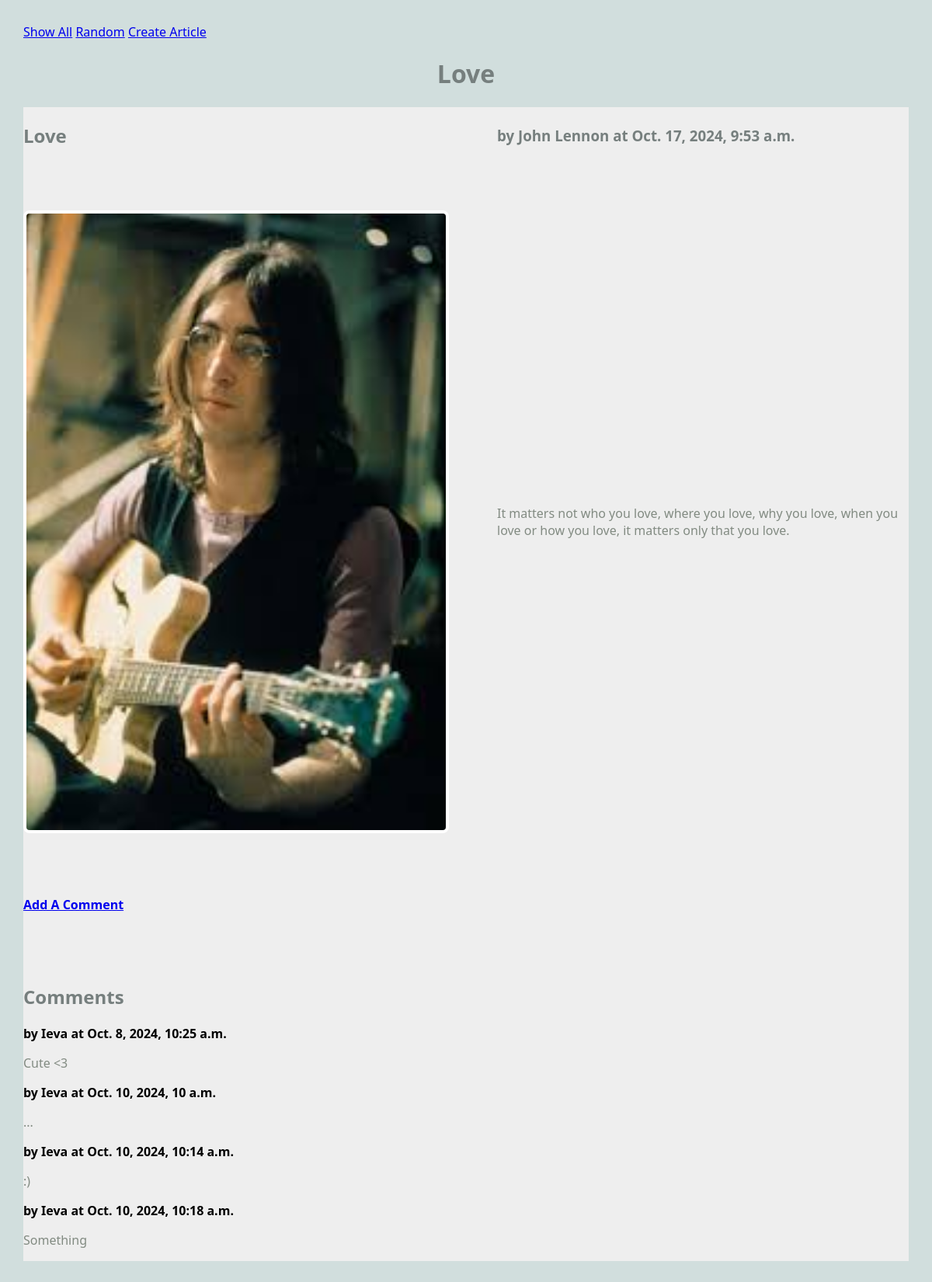
Screenshot of /blog/article/2 with the database file from the repository.
### blog/models.py (models this page shows, shortened)
class Article(models.Model):
    title = models.TextField(blank=False)
    author =  models.TextField(blank=False)
    text =  models.TextField(blank=False)
    published = models.DateTimeField(auto_now=True)
    image_file = models.ImageField(blank=True)
    def get_comments(self):
        comments = Comment.objects.filter(article=self)
        return comments

class Comment(models.Model):
    article = models.ForeignKey("Article", on_delete=models.CASCADE) ## foreign key specification
    author =  models.TextField(blank=False)
    text =  models.TextField(blank=False)
    published = models.DateTimeField(auto_now=True)

### blog/views.py (the view)
# urls.py: path(r'article/<int:pk>', views.ArticleView.as_view(), name="article"),
class ArticleView(DetailView):
    model = Article
    template_name = 'blog/article.html'
    context_object_name = "article"

### blog/templates/blog/article.html
{% extends 'blog/base.html' %}
{% block content %}
<h1 style="display:flex; justify-content: center;">{{article.title}}</h1>
<main class="grid-container">
    <article class="featured">
        <h2>{{article.title}}</h2>
        <h3>by {{article.author}} at {{article.published}}</h3>
        {% if article.image_file.url %}
        <img src="{{article.image_file.url}}" alt="{{article.image_file.url}}">
        {% endif %}
        <p>
            {{article.text}}
        </p>
        <h4>
            <a href="{% url 'create_comment' article.pk %}">Add A Comment</a>
        </h4>
    </article>
    <div>
        <h2>Comments</h2>
        {% if article.get_comments %}
            {% for c in article.get_comments %}
                <div>
                    <strong>by {{c.author}} at {{c.published}}</strong>
                    <p>
                        {{c.text}}
                    </p>
                </div>
            {% endfor %}
        {% else %}
            <div>
                 <h3>No Comments.</h3>
            </div>
        {% endif %}
    </div>
</main>
{% endblock %}

### static/styles-blog.css (style rules this page uses)
body { margin: 30px; background: #d1dedd; font-family:'Segoe UI', Tahoma, Geneva, Verdana, sans-serif; }
h1, h2, h3 { color: #767f7e; }
p { color: #828b82; }
.grid-container { background: #eee; max-width: 900px; display: grid; grid-template-columns: repeat(3, 1fr); grid-gap: 10px; max-width: 1200px; margin: 20px auto; }
article.featured { grid-column: span 3; display: grid; gap: 60px; grid-template-columns: 1fr 1fr; align-items: center; border-bottom: 1px #bbc7c7; padding-bottom: 40px; }
article img, article.featured img { width: 100%; border: 4px solid #fff; border-radius: 8px; }
article p, article h3 { margin: 20px 10px; }

### rows the page displays
Article: title "Love", author "John Lennon", published "Oct. 17, 2024, 9:53 a.m.", image_file (picture), text "It matters not who you love, where you love, why you love, when you love or how you love, it matters only that you love."
Comment: author "Ieva", published "Oct. 8, 2024, 10:25 a.m.", text "Cute <3"
Comment: author "Ieva", published "Oct. 10, 2024, 10 a.m.", text "..."
Comment: author "Ieva", published "Oct. 10, 2024, 10:14 a.m.", text ":)"
Comment: author "Ieva", published "Oct. 10, 2024, 10:18 a.m.", text "Something"
